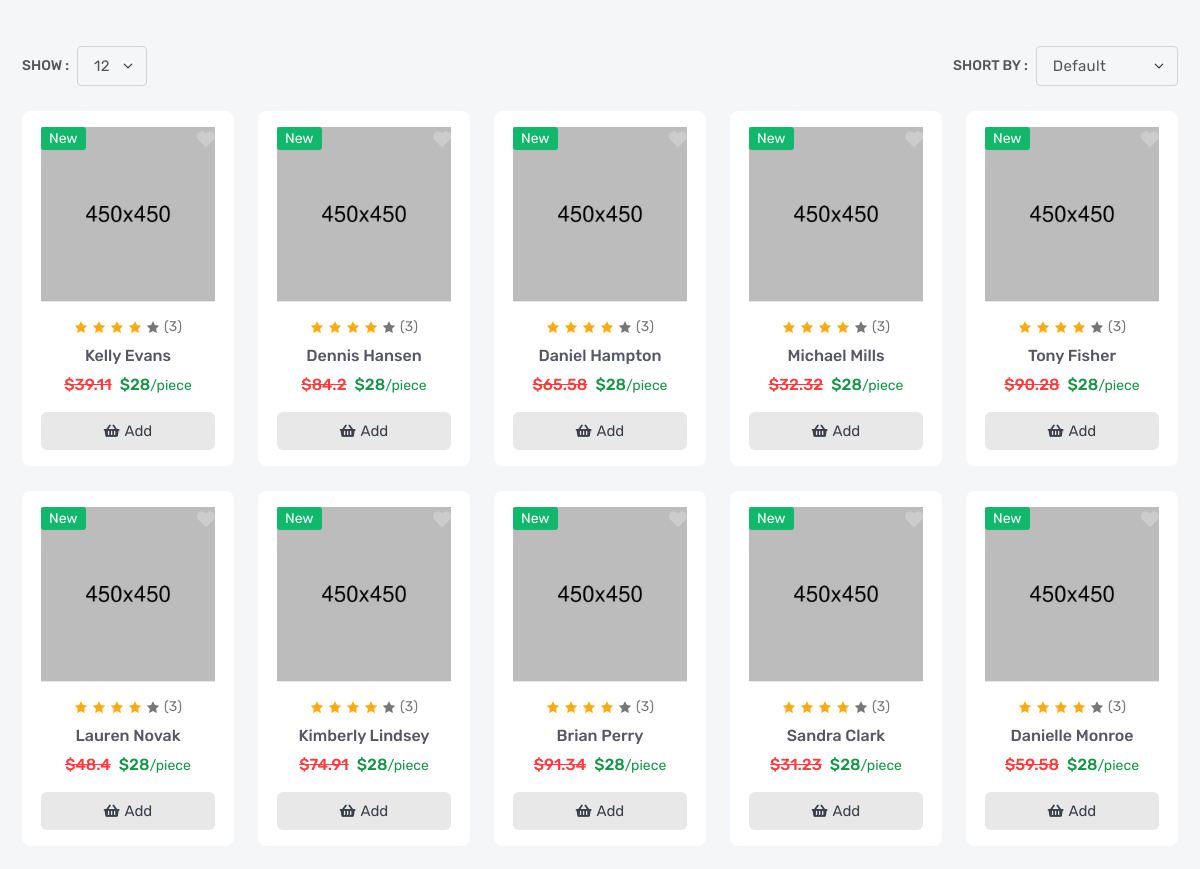
Before: /products/brand/amber-koch (middle part) with the older database file.
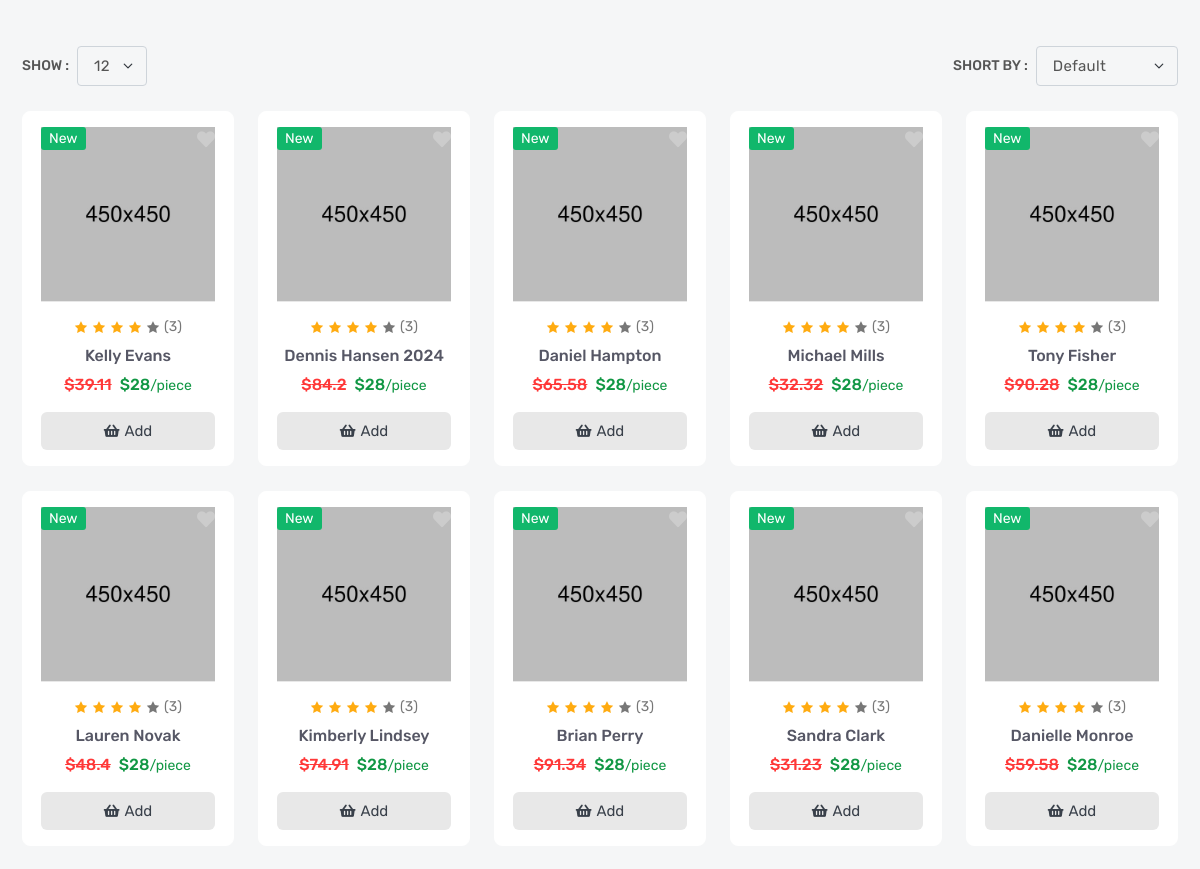
After: the same page with the newer database file.
### products/models.py (models this page shows, shortened)
class Product(models.Model):
    name = models.CharField(_("Name"), max_length=100)
    sku = models.IntegerField(_("SKU"))
    brand = models.ForeignKey('Brand', related_name='product_brand', verbose_name=_("Brand"), on_delete=models.SET_NULL, null=True, blank= True)
    price = models.FloatField(_("Price"))
    desc = models.TextField(_("Desc"), max_length=10000)
    tags = TaggableManager(_("Tags"),blank=True)
    flag = models.CharField(_("Flag"), max_length=10, choices=FLAG_TYPE)
    category = models.ForeignKey('Category', related_name='product_category', verbose_name=_("Category"), on_delete=models.SET_NULL, null=True, blank= True)
    slug = models.SlugField(_("Slug"), null=True, blank= True)
    image = models.ImageField(_("Image"), upload_to='Product/')
    quantity = models.IntegerField(_("Quantity"), default=0)
    video_url = models.URLField(_("Video Url"), null=True, blank= True)
    objects = ProductManager()

### products/views.py (the view)
# urls.py: path('brand/<slug:slug>',BrandDetail.as_view(),name='brand_detail'),
class BrandDetail(DetailView):
    model = Brand
    def get_context_data(self, **kwargs):
        context = super().get_context_data(**kwargs)
        brand = self.get_object()
        context["brand_products"] = Product.objects.filter(brand = brand)
        return context

### products/models.py (called while the page is built)
    def get_queryset(self):
        return ProductQueryset(self.model, using=self._db)

    def __str__(self):
        return self.name

### products/templates/products/brand_detail.html (shortened to what this page needs)
{% extends 'base.html' %}
{% block body %}
        <section class="inner-section shop-part mt-5">
            <div class="container">
                <div class="row">
                    <div class="col-lg-12">
                        <div class="top-filter">
                            <div class="filter-show">
                                <label class="filter-label">Show :</label>
                                <select class="form-select filter-select">
                                    <option value="1">12</option>
                                </select>
                            </div>
                            <div class="filter-short">
                                <label class="filter-label">Short by :</label>
                                <select class="form-select filter-select">
                                    <option selected>default</option>
                                </select>
                            </div>
                        </div>
                    </div>
                </div>
                <div class="row row-cols-2 row-cols-md-3 row-cols-lg-3 row-cols-xl-5">
                    {% for product in brand_products %}
                    <div class="col">
                        <div class="product-card">
                            <div class="product-media">
                                <div class="product-label">
                                    <label class="label-text new">new</label>
                                </div>
                                <button class="product-wish wish">
                                    <i class="fas fa-heart"></i>
                                </button>
                                <a class="product-image" href="product-video.html">
                                    <img src="images/product/01.jpg" alt="product">
                                </a>
                            </div>
                            <div class="product-content">
                                <div class="product-rating">
                                    <i class="active icofont-star"></i>
                                    <i class="active icofont-star"></i>
                                    <i class="active icofont-star"></i>
                                    <i class="active icofont-star"></i>
                                    <i class="icofont-star"></i>
                                    <a href="product-video.html">(3)</a>
                                </div>
                                <h6 class="product-name">
                                    <a href="product-video.html">{{product.name}}</a>
                                </h6>
                                <h6 class="product-price">
                                    <del>${{product.price}}</del>
                                    <span>$28<small>/piece</small></span>
                                </h6>
                                <button class="product-add" title="Add to Cart">
                                    <i class="fas fa-shopping-basket"></i>
                                    <span>add</span>
                                </button>
                            </div>
                        </div>
                    </div>
                    {% endfor %}
                </div>
            </div>
        </section>
{% endblock body %}

### templates/base.html (shortened to what this page needs)
{% load static %}
{% load i18n %}
<!DOCTYPE html>
<html lang="en">
    <head>
        <link rel="stylesheet" href=" {% static 'fonts/flaticon/flaticon.css' %}">
        <link rel="stylesheet" href=" {% static 'fonts/icofont/icofont.min.css' %}">
        <link rel="stylesheet" href="{% static 'fonts/fontawesome/fontawesome.min.css' %}">
        <link rel="stylesheet" href="{% static 'vendor/venobox/venobox.min.css' %}">
        <link rel="stylesheet" href="{% static 'vendor/slickslider/slick.min.css' %}">
        <link rel="stylesheet" href="{% static 'vendor/niceselect/nice-select.min.css' %}">
        <link rel="stylesheet" href="{% static 'vendor/bootstrap/bootstrap.min.css' %}">
        <link rel="stylesheet" href="{% static 'css/main.css' %}">
        {% block static %}
            <link rel="stylesheet" href="{% static 'css/index.css' %}">
        {% endblock static %}
    </head>
    <body>
                                        {% get_current_language as LANGUAGE_CODE %}
                                        {% get_available_languages as LANGUAGES %}
                                        {% get_language_info_list for LANGUAGES as languages %}
        {% block body %}
        {% endblock body %}
    </body>
</html>

Changed rows visible on the page:
changed Product: name "Dennis Hansen" → "Dennis Hansen 2024"
